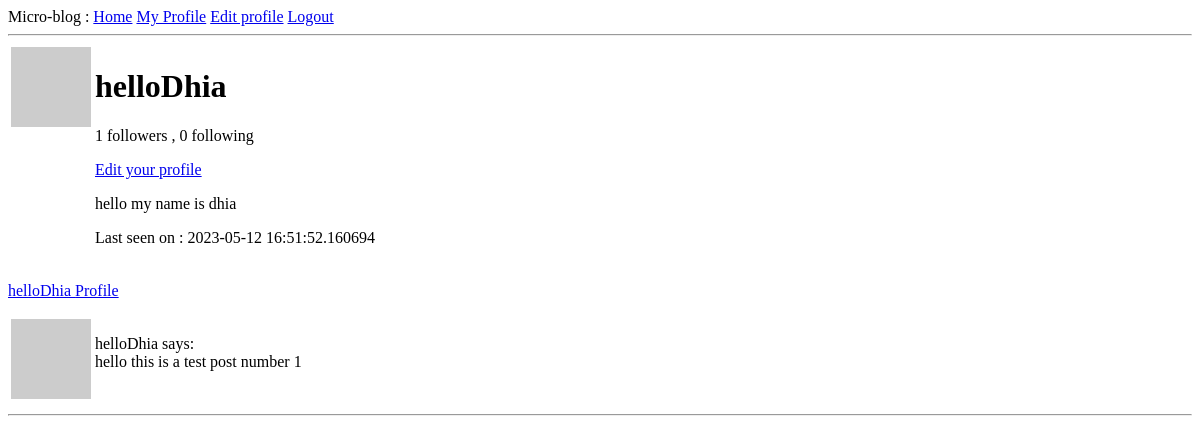
Page /user/helloDhia (signed in) on the earlier database version.
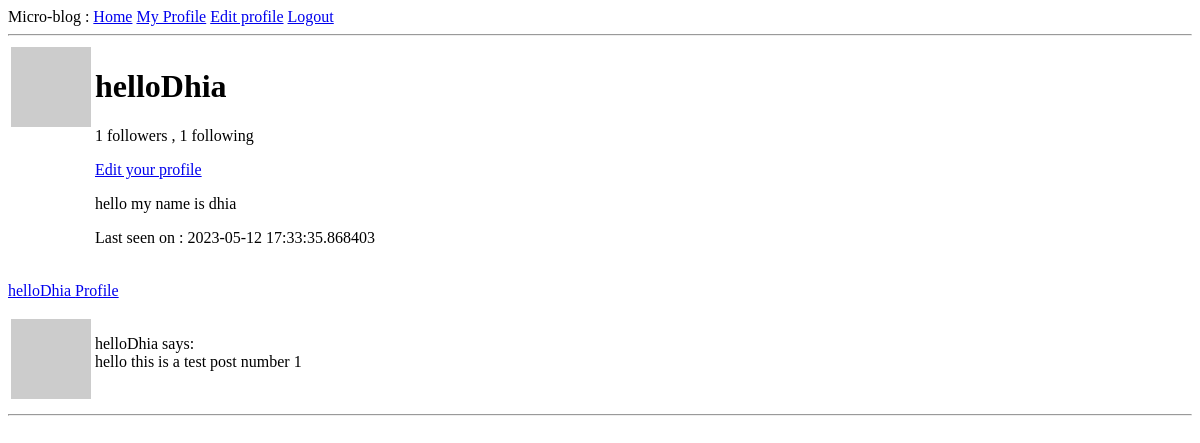
Same page on the later database version.
### app/models.py (models this page shows, shortened)
class User(UserMixin,db.Model):
    id = db.Column(db.Integer,primary_key=True)
    username = db.Column(db.String(64),index=True,unique=True)
    email = db.Column(db.String(120),index=True,unique=True)
    hashed_password = db.Column(db.String(128))
    posts = db.relationship("Post",backref="author",lazy ='dynamic')
    about_me = db.Column(db.String(140))
    last_seen = db.Column(db.DateTime, default = datetime.utcnow)
    followed = db.relationship('User',secondary=followers,
                               primaryjoin=(followers.c.follower_id == id),
                               secondaryjoin=(followers.c.followed_id == id),
                               backref = db.backref('followers',lazy = 'dynamic'), lazy ='dynamic')
    def avatar(self,size):
        email_md5_hash = md5(self.email.lower().encode('utf-8')).hexdigest()
        return f'https://www.gravatar.com/avatar/{email_md5_hash}?d=identicon&s={size}'

class Post(db.Model):
    id = db.Column(db.Integer,primary_key=True)
    body = db.Column(db.String(140))
    time_stamp = db.Column(db.DateTime,index=True,default=datetime.utcnow)
    user_id = db.Column(db.Integer,db.ForeignKey('user.id'))

### app/routes.py (the view)
@app.route('/user/<username>')
@login_required
def user_profile(username):
    form = EmptyForm()
    user = User.query.filter_by( username = username).first_or_404()
    title = f'Profile : {user.username}'
    posts =  user.posts.all()
    return render_template('profile.html',posts = posts,title =title , user = user, form = form)

### app/models.py (called while the page is built)
@login.user_loader
def load_user(id):
    return User.query.get(int(id))

### app/routes.py (called while the page is built)
@app.before_request
def set_last_seen():
    if current_user.is_authenticated:
        current_user.last_seen = datetime.utcnow()
        db.session.commit()

### app/templates/profile.html (shortened to what this page needs)
{% extends 'layout.html' %}
{% block content %}
<table>
    <tr valign="top">
        <td><img src="{{user.avatar(size=128)}}" alt="Profile image of the user"></td>
        <td>
            <h1>{{user.username}}</h1>
            <p> {{ user.followers.count() }} followers , {{ user.followed.count() }} following</p>
            {% if user == current_user %}
            <p><a href="{{ url_for('edit_profile') }}">Edit your profile</a></p>
            {% endif %}
            {% if user.about_me %}
                <p>{{user.about_me}}</p>
            {% endif %}
            {% if user.last_seen %}
                <p>Last seen on : {{user.last_seen}}</p>
            {% endif %}
        </td>
    </tr>
</table>
{% for post in posts %}
    {% include "_post.html" %}
{% endfor %}
{% endblock %}

### app/templates/layout.html (shortened to what this page needs)
<!DOCTYPE html>
<html lang="en">
  <head>
  </head>
  <body>
    <div>
      Micro-blog :
      <a href="{{url_for('index')}}">Home</a>
      {% if  current_user.is_anonymous %}
      <a href="{{url_for('login')}}">Login</a>
      <a href="{{url_for('register')}}">Register</a>
      {% else %}
      <a href="{{url_for('user_profile',username = current_user.username)}}">My Profile</a>
      <a href="{{url_for('edit_profile')}}">Edit profile</a>
      <a href="{{url_for('logout')}}">Logout</a>
      {% endif %}
    </div>
    <hr>
    {% block content %}
    {% endblock %}
  </body>
  </html>

### app/templates/_post.html
<table>
    <tr valign="top">
        <td><img src="{{post.author.avatar(36)}}" alt=""></td>
        <p><a href="{{ url_for('user_profile',username = post.author.username)}}">{{ post.author.username }} Profile</a></p>
        <td><p>{{post.author.username}} says: <br> {{post.body}}</p></td>
    </tr>
</table>
<hr>

Differences in the rows shown:
changed User "helloDhia": last_seen "2023-05-12 16:51:52.160694" → "2023-05-12 17:33:35.868403"
Other differences:
{{ user.followed.count() }}: "0" → "1"
